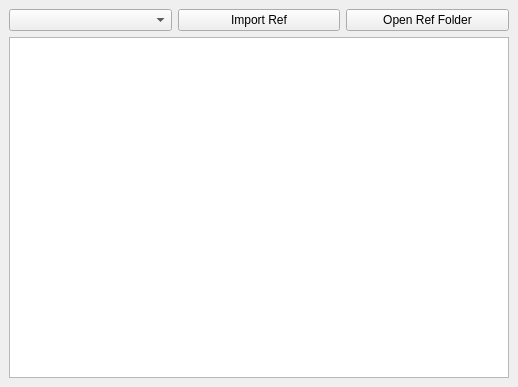
<?xml version="1.0" encoding="UTF-8"?>
<ui version="4.0">
 <class>Scaling_Reference_MainWindow</class>
 <widget class="QMainWindow" name="Scaling_Reference_MainWindow">
  <property name="geometry">
   <rect>
    <x>0</x>
    <y>0</y>
    <width>518</width>
    <height>387</height>
   </rect>
  </property>
  <property name="minimumSize">
   <size>
    <width>518</width>
    <height>387</height>
   </size>
  </property>
  <property name="maximumSize">
   <size>
    <width>518</width>
    <height>387</height>
   </size>
  </property>
  <property name="windowTitle">
   <string>Scaling Ref Main Window</string>
  </property>
  <widget class="QWidget" name="centralwidget">
   <layout class="QGridLayout" name="gridLayout_2">
    <item row="0" column="0">
     <widget class="QComboBox" name="cbbRefFiles"/>
    </item>
    <item row="0" column="1">
     <widget class="QPushButton" name="btnImportRef">
      <property name="text">
       <string>Import Ref</string>
      </property>
     </widget>
    </item>
    <item row="0" column="2">
     <widget class="QPushButton" name="btnOpenRefFolder">
      <property name="text">
       <string>Open Ref Folder</string>
      </property>
     </widget>
    </item>
    <item row="1" column="0" colspan="3">
     <widget class="QGraphicsView" name="gvThumbnail"/>
    </item>
   </layout>
  </widget>
 </widget>
 <resources/>
 <connections/>
</ui>
